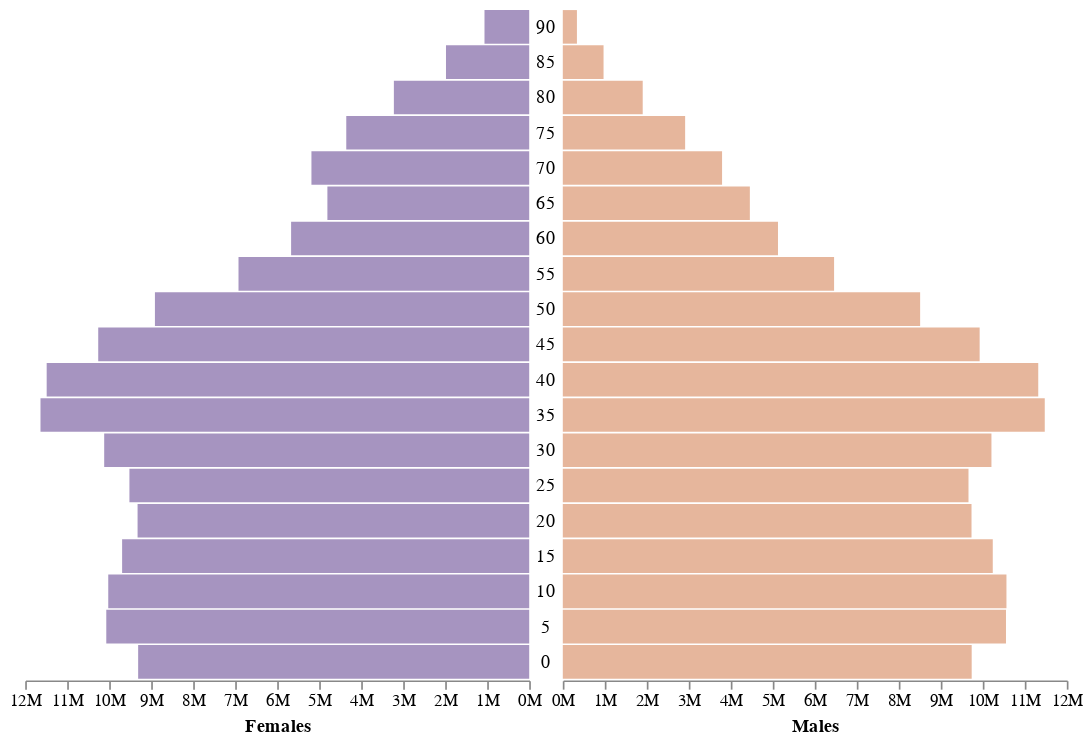

Notebook cell for this chart:
### Markdown cell above
## Population Pyramid

### Code cell
using VegaLite, VegaDatasets

@vgplot(
    height=400,
    padding=5,
    marks=[
        {
            encode={
                enter={
                    align={
                        value="center"
                    },
                    x={
                        signal="chartWidth + chartPad / 2"
                    },
                    text={
                        field="age"
                    },
                    baseline={
                        value="middle"
                    },
                    fill={
                        value="#000"
                    },
                    y={
                        field="age",
                        scale="y",
                        band=0.5
                    }
                }
            },
            interactive=false,
            from={
                data="ageGroups"
            },
            type="text"
        },
        {
            marks=[
                {
                    encode={
                        enter={
                            height={
                                offset=-1,
                                scale="y",
                                band=1
                            },
                            x2={
                                value=0,
                                scale="x"
                            },
                            x={
                                field="people",
                                scale="x"
                            },
                            fillOpacity={
                                value=0.6
                            },
                            fill={
                                field="sex",
                                scale="c"
                            },
                            y={
                                field="age",
                                scale="y"
                            }
                        }
                    },
                    from={
                        data="females"
                    },
                    type="rect"
                }
            ],
            encode={
                update={
                    height={
                        signal="height"
                    },
                    x={
                        value=0
                    }
                }
            },
            axes=[
                {
                    format="s",
                    title="Females",
                    scale="x",
                    orient="bottom"
                }
            ],
            scales=[
                {
                    name="x",
                    nice=true,
                    zero=true,
                    range=[
                        {
                            signal="chartWidth"
                        },
                        0
                    ],
                    domain={
                        data="population",
                        field="people"
                    },
                    type="linear"
                }
            ],
            type="group"
        },
        {
            marks=[
                {
                    encode={
                        enter={
                            height={
                                offset=-1,
                                scale="y",
                                band=1
                            },
                            x2={
                                value=0,
                                scale="x"
                            },
                            x={
                                field="people",
                                scale="x"
                            },
                            fillOpacity={
                                value=0.6
                            },
                            fill={
                                field="sex",
                                scale="c"
                            },
                            y={
                                field="age",
                                scale="y"
                            }
                        }
                    },
                    from={
                        data="males"
                    },
                    type="rect"
                }
            ],
            encode={
                update={
                    height={
                        signal="height"
                    },
                    x={
                        signal="chartWidth + chartPad"
                    }
                }
            },
            axes=[
                {
                    format="s",
                    title="Males",
                    scale="x",
                    orient="bottom"
                }
            ],
            scales=[
                {
                    name="x",
                    nice=true,
                    zero=true,
                    range=[
                        0,
                        {
                            signal="chartWidth"
                        }
                    ],
                    domain={
                        data="population",
                        field="people"
                    },
                    type="linear"
                }
            ],
            type="group"
        }
    ],
    data=[
        :population => dataset("population"),
        {
            name="popYear",
            source="population",
            transform=[
                {
                    expr="datum.year == year",
                    type="filter"
                }
            ]
        },
        {
            name="males",
            source="popYear",
            transform=[
                {
                    expr="datum.sex == 1",
                    type="filter"
                }
            ]
        },
        {
            name="females",
            source="popYear",
            transform=[
                {
                    expr="datum.sex == 2",
                    type="filter"
                }
            ]
        },
        {
            name="ageGroups",
            source="population",
            transform=[
                {
                    groupby=[
                        "age"
                    ],
                    type="aggregate"
                }
            ]
        }
    ],
    scales=[
        {
            name="y",
            range=[
                {
                    signal="height"
                },
                0
            ],
            domain={
                data="ageGroups",
                field="age"
            },
            type="band",
            round=true
        },
        {
            name="c",
            range=[
                "#d5855a",
                "#6c4e97"
            ],
            domain=[
                1,
                2
            ],
            type="ordinal"
        }
    ],
    signals=[
        {
            name="chartWidth",
            value=300
        },
        {
            name="chartPad",
            value=20
        },
        {
            name="width",
            update="2 * chartWidth + chartPad"
        },
        {
            name="year",
            bind={
                step=10,
                max=2000,
                min=1850,
                input="range"
            },
            value=2000
        }
    ]
)

### Figure 1 — Vega specification as saved in the notebook (floating-point values rounded to 4 significant figures; data arrays with more than 128 entries replaced by an {"elided": "..."} marker saying what was removed)
{"data": [{"name": "population", "values": {"elided": "570 records"}}, {"name": "popYear", "source": "population", "transform": [{"expr": "datum.year == year", "type": "filter"}]}, {"name": "males", "source": "popYear", "transform": [{"expr": "datum.sex == 1", "type": "filter"}]}, {"name": "females", "source": "popYear", "transform": [{"expr": "datum.sex == 2", "type": "filter"}]}, {"name": "ageGroups", "source": "population", "transform": [{"groupby": ["age"], "type": "aggregate"}]}], "height": 400, "marks": [{"encode": {"enter": {"align": {"value": "center"}, "baseline": {"value": "middle"}, "fill": {"value": "#000"}, "text": {"field": "age"}, "x": {"signal": "chartWidth + chartPad / 2"}, "y": {"band": 0.5, "field": "age", "scale": "y"}}}, "from": {"data": "ageGroups"}, "interactive": false, "type": "text"}, {"axes": [{"format": "s", "orient": "bottom", "scale": "x", "title": "Females"}], "encode": {"update": {"height": {"signal": "height"}, "x": {"value": 0}}}, "marks": [{"encode": {"enter": {"fill": {"field": "sex", "scale": "c"}, "fillOpacity": {"value": 0.6}, "height": {"band": 1, "offset": -1, "scale": "y"}, "x": {"field": "people", "scale": "x"}, "x2": {"scale": "x", "value": 0}, "y": {"field": "age", "scale": "y"}}}, "from": {"data": "females"}, "type": "rect"}], "scales": [{"domain": {"data": "population", "field": "people"}, "name": "x", "nice": true, "range": [{"signal": "chartWidth"}, 0], "type": "linear", "zero": true}], "type": "group"}, {"axes": [{"format": "s", "orient": "bottom", "scale": "x", "title": "Males"}], "encode": {"update": {"height": {"signal": "height"}, "x": {"signal": "chartWidth + chartPad"}}}, "marks": [{"encode": {"enter": {"fill": {"field": "sex", "scale": "c"}, "fillOpacity": {"value": 0.6}, "height": {"band": 1, "offset": -1, "scale": "y"}, "x": {"field": "people", "scale": "x"}, "x2": {"scale": "x", "value": 0}, "y": {"field": "age", "scale": "y"}}}, "from": {"data": "males"}, "type": "rect"}], "scales": [{"domain": {"data": "population", "field": "people"}, "name": "x", "nice": true, "range": [0, {"signal": "chartWidth"}], "type": "linear", "zero": true}], "type": "group"}], "padding": 5, "scales": [{"domain": {"data": "ageGroups", "field": "age"}, "name": "y", "range": [{"signal": "height"}, 0], "round": true, "type": "band"}, {"domain": [1, 2], "name": "c", "range": ["#d5855a", "#6c4e97"], "type": "ordinal"}], "signals": [{"name": "chartWidth", "value": 300}, {"name": "chartPad", "value": 20}, {"name": "width", "update": "2 * chartWidth + chartPad"}, {"bind": {"input": "range", "max": 2000, "min": 1850, "step": 10}, "name": "year", "value": 2000}]}
